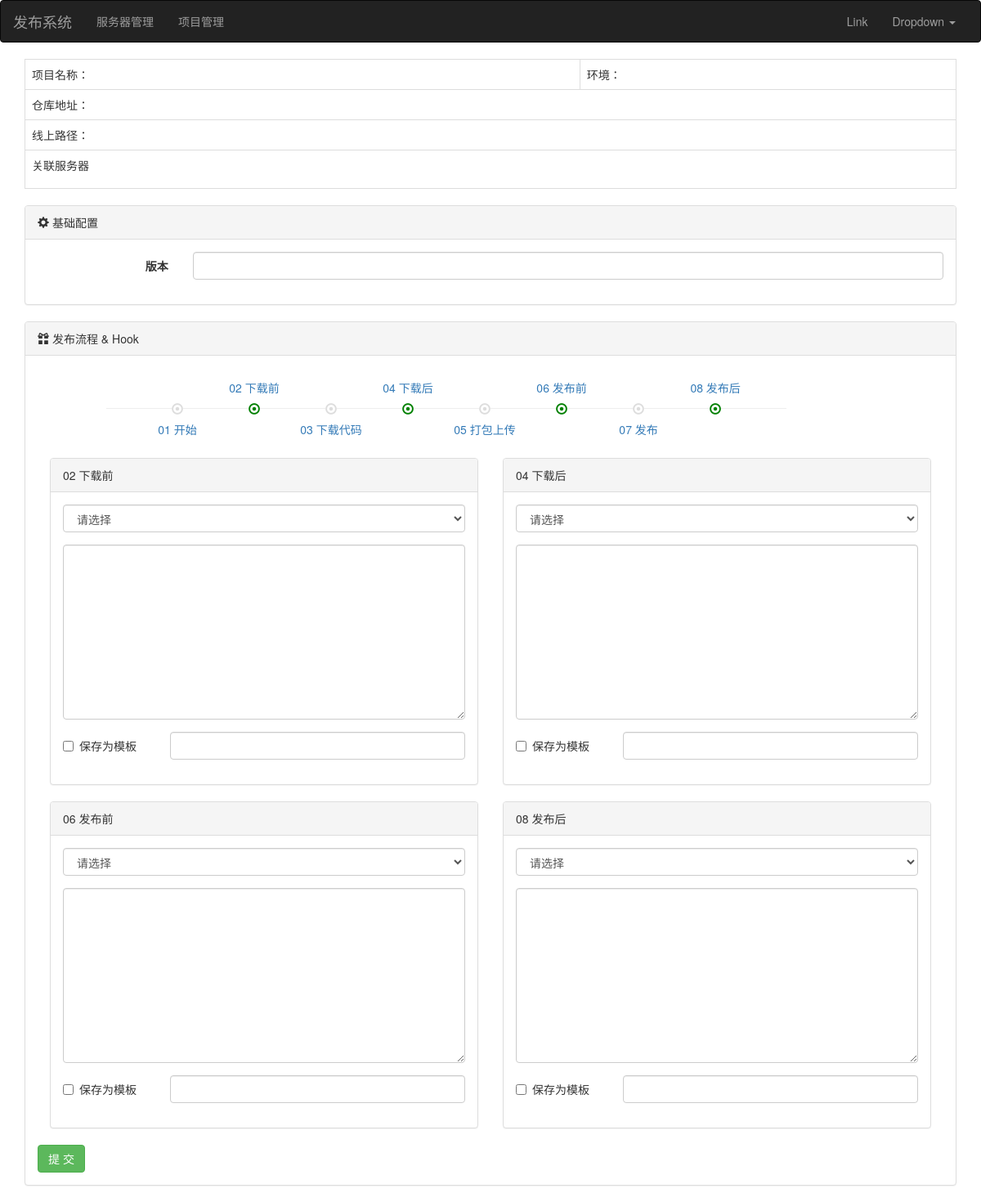
Before: /task/add/2/ with the older database file.
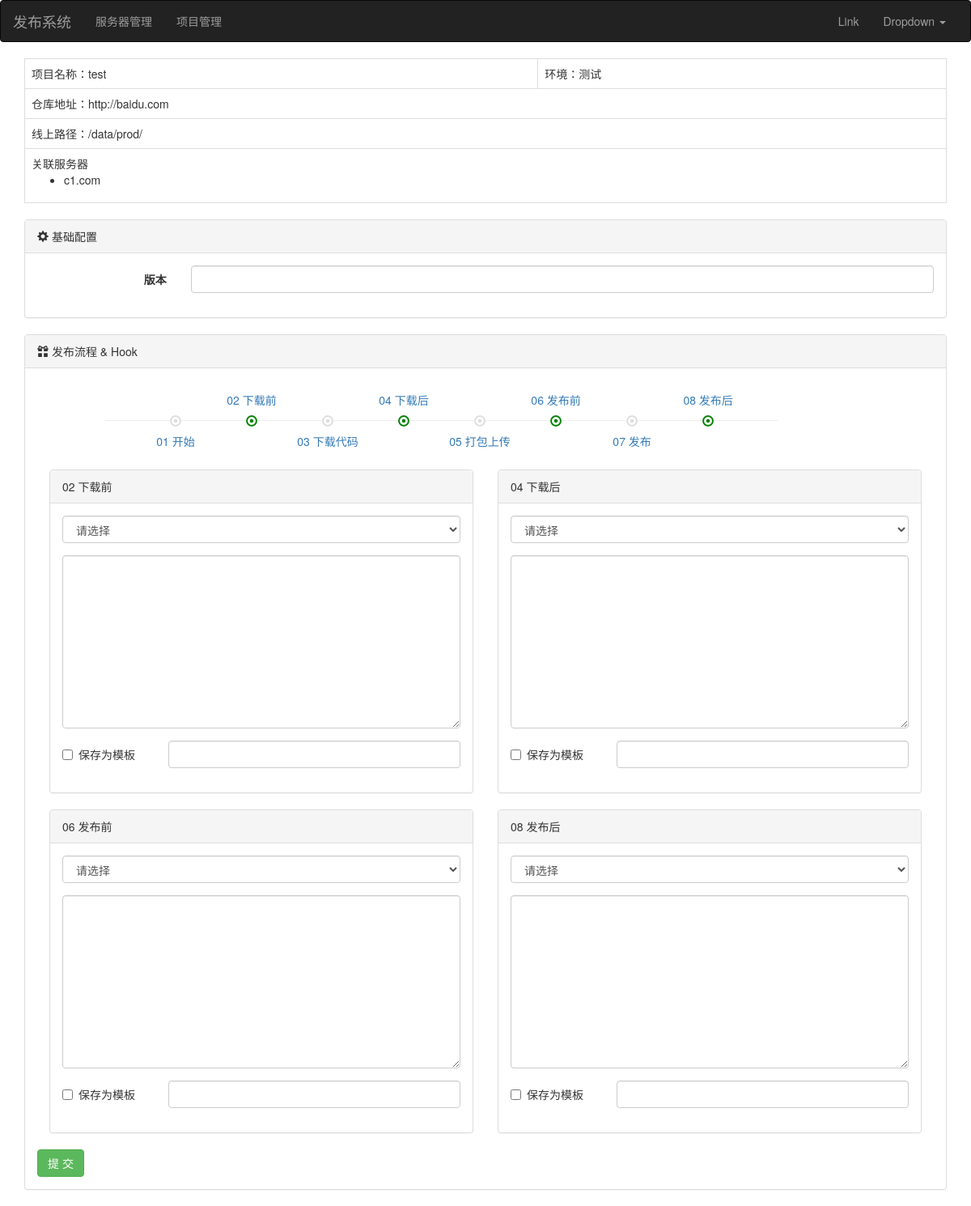
After: the same page with the newer database file.
### web/models.py (models this page shows, shortened)
class Project(models.Model):
    title = models.CharField(max_length=32, verbose_name='项目名')
    repo = models.CharField(max_length=255, verbose_name='仓库名')
    env_choices = (('prod', '正式'), ('test', '测试'))
    env = models.CharField(max_length=16, verbose_name='环境',
                           choices=env_choices, default='test')
    path = models.CharField(max_length=255, verbose_name='线上项目地址')
    servers = models.ManyToManyField(verbose_name='关联服务器', to='Server')

class Server(models.Model):
    hostname = models.CharField(max_length=32, verbose_name='主机名')
    def __str__(self):
        return self.hostname

### web/views/task.py (the view, shortened to what this page needs)
# urls.py: path('task/add/<project_id>/', task.task_add, name='task_add'),
def task_add(request, project_id):
    project_obj = models.Project.objects.filter(pk=project_id).first()
    if request.method == 'GET':
        form = TaskModelForm(project_obj)
        return render(request, 'task_form.html',
                      {'form': form, 'project_obj': project_obj})

### web/templates/task_form.html (shortened to what the changed rows need)
{% extends 'layout.html' %}
{% block content %}
    <div class="container">
        <table class="table table-bordered">
            <tbody>
            <tr>
                <td>项目名称：{{ project_obj.title }}</td>
                <td>环境：{{ project_obj.get_env_display }}</td>
            </tr>
            <tr>
                <td colspan="2">仓库地址：{{ project_obj.repo }}</td>
            </tr>
            <tr>
                <td colspan="2">线上路径：{{ project_obj.path }}</td>
            </tr>
            <tr>
                <td colspan="2">
                    <ul>
                        {% for item in project_obj.servers.all %}
                            <li>{{ item }}</li>
                        {% endfor %}
                    </ul>
                </td>
            </tr>
            </tbody>
        </table>
    </div>
{% endblock %}

Changed rows visible on the page:
added Project: title "test", env "测试", repo "http://baidu.com", path "/data/prod/"
now on this page (row unchanged): Server: hostname "c1.com"
